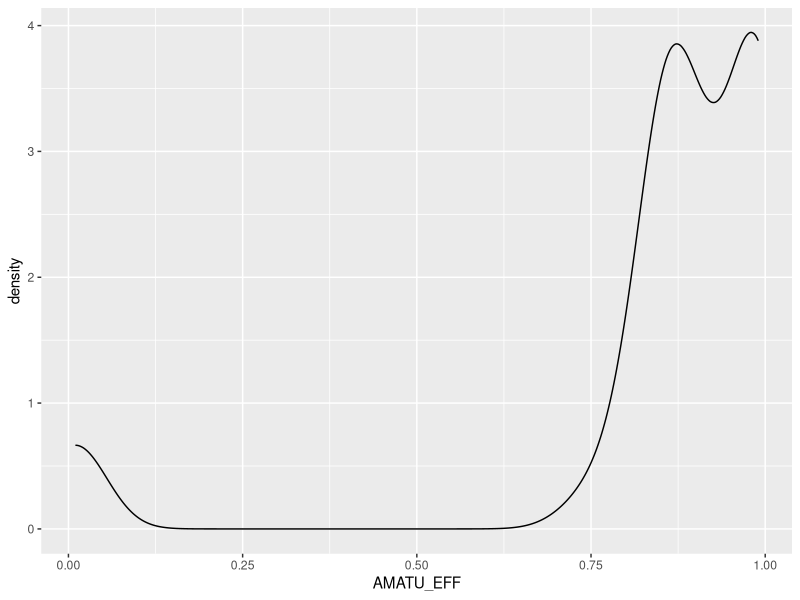
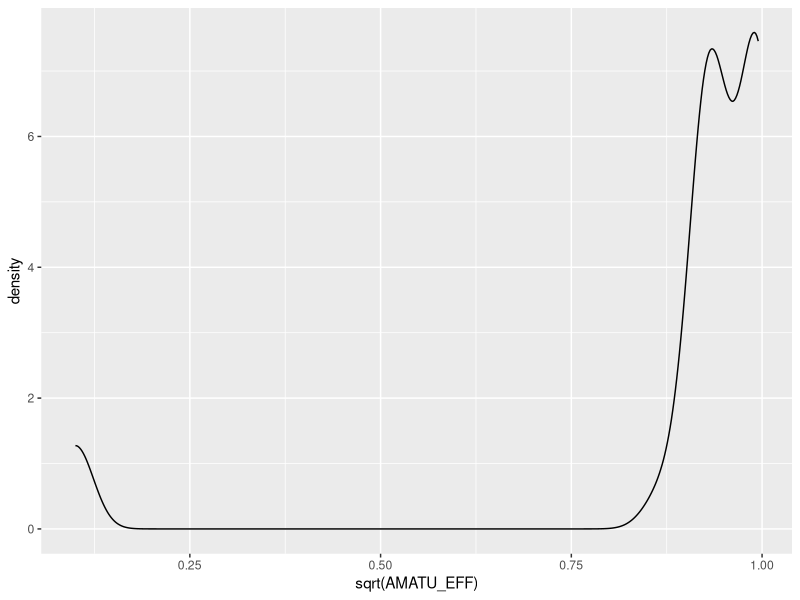
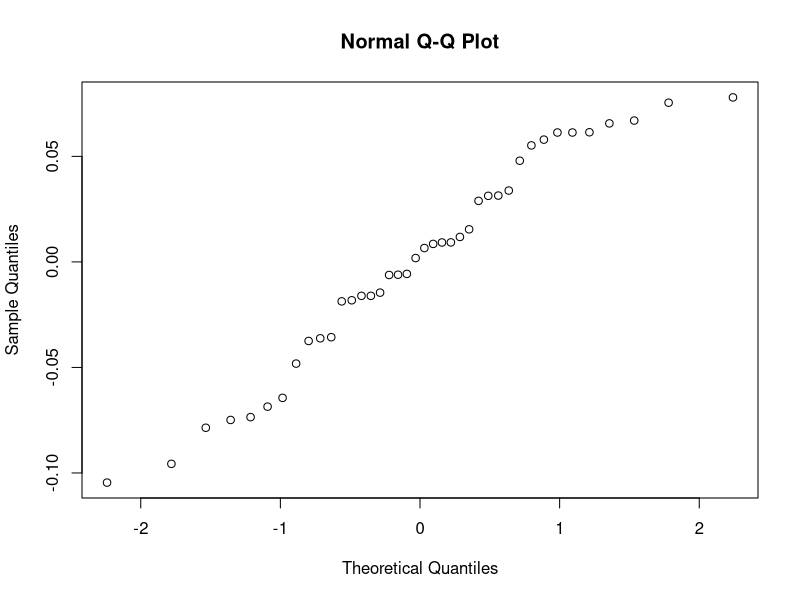
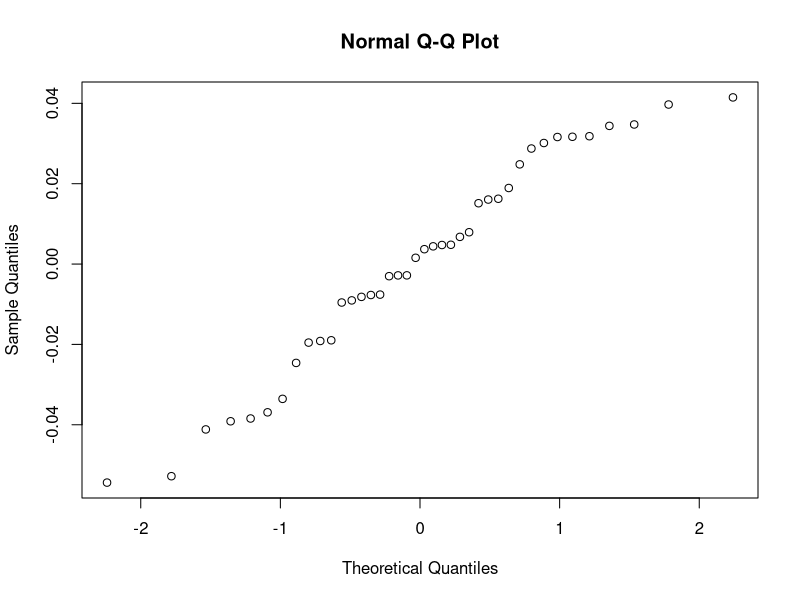
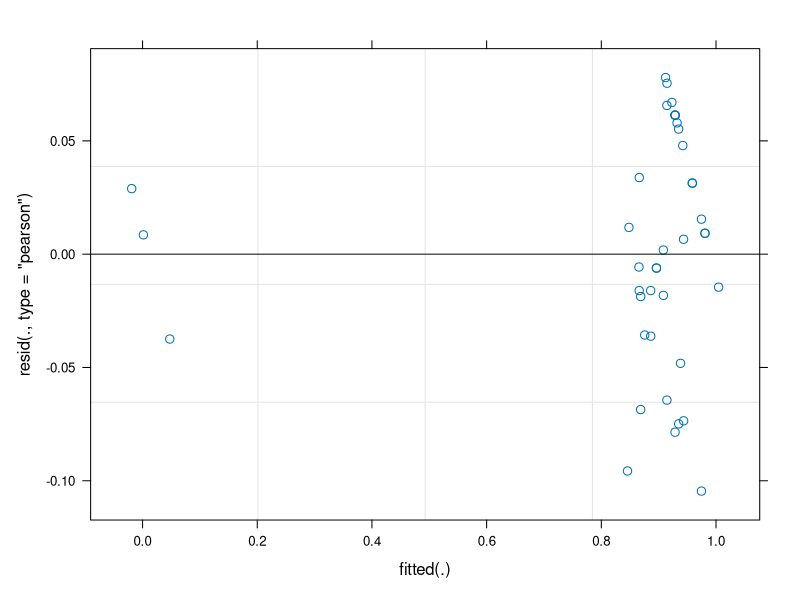
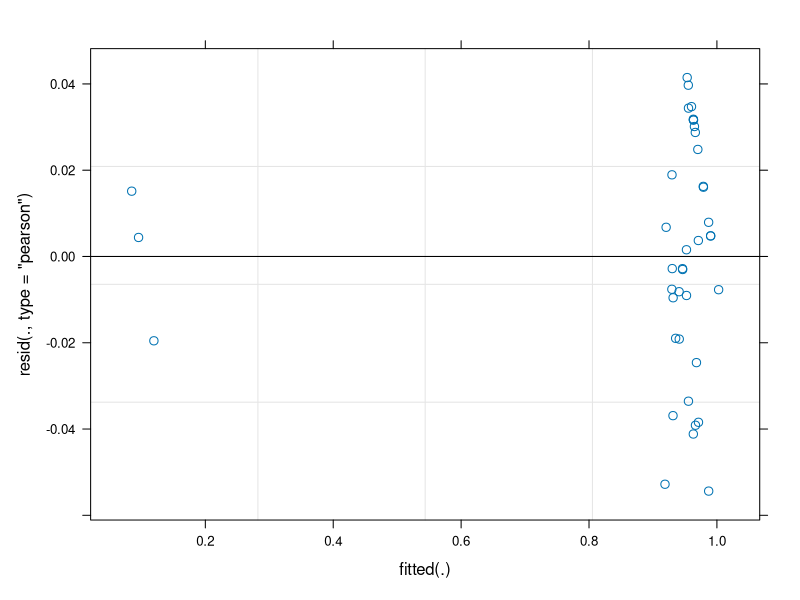
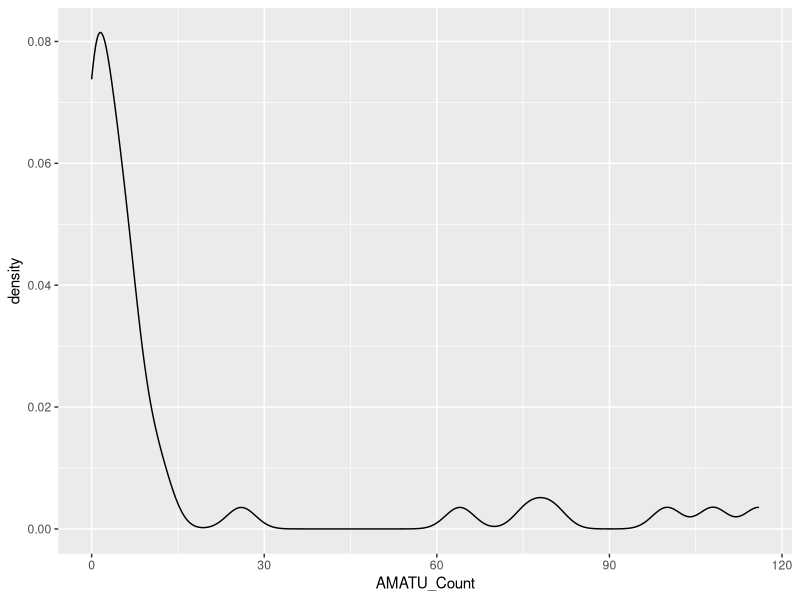
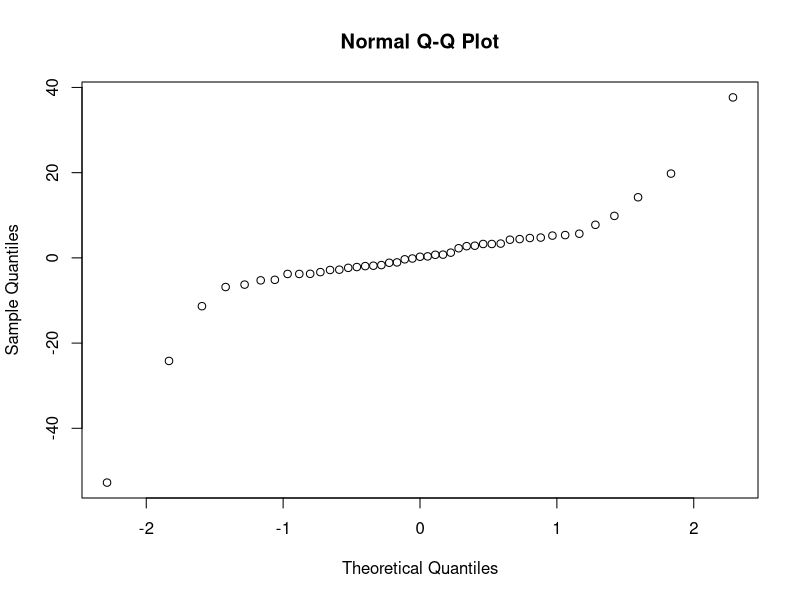

These figures' R source, in order: (Note: this script raises an error after producing the figures.)
## ---- chunk 1
library(car)
library(ggplot2)
library(emmeans)
library(lme4)
library(lmerTest)
library(tidyverse)
library(glmmTMB)
library(multcomp)
library(multcompView)
## ---- chunk 2
getwd()
data1= read.csv(file="ShawnoHerb.csv")
str(data1)
## ---- chunk 3
data1= data1 %>%
  mutate(Rep = as.factor(Rep),
         Treatment = as.factor(Treatment),
         AMATU_Count= (AMATU_1 + AMATU_2)*2,#converted to 1m^2
         AMATU_EFF= round(AMATU_EFF/100,2),
         AMATU_EFF= case_when(
           AMATU_EFF == 1.00 ~ 0.99,
           AMATU_EFF == 0.00 ~ 0.01,
           TRUE ~ AMATU_EFF),
         CHEAL_EFF= round(CHEAL_EFF/100,2),
         CHEAL_EFF= case_when(
           CHEAL_EFF == 1.00 ~ 0.99,
           CHEAL_EFF == 0.00 ~ 0.01,
           TRUE ~ CHEAL_EFF))%>%
  filter(!is.na(AMATU_Count))

data2= data1 %>%
  filter(!Herb == "Nontreated") %>%
  filter(!is.na(AMATU_EFF))%>%
  filter(!is.na(CHEAL_EFF))%>%
  filter(!is.na(AMATU_Bio))

## ---- chunk 4
# trying to figure out if I need to change analysis for the distribution
ggplot(data2, aes(x= AMATU_EFF))+
  geom_density()

ggplot(data2, aes(x= sqrt(AMATU_EFF)))+
  geom_density()

AMATU_EFF.1= lmer(AMATU_EFF ~ Herb + (1|Rep), data= data2)
AMATU_EFF.2= lmer(sqrt(AMATU_EFF) ~ Herb + (1|Rep), data= data2)
AMATU_EFF.3= lmer(sqrt(AMATU_EFF) ~ Herb + (1|Rep), data= data2)

qqnorm(resid(AMATU_EFF.1))
qqnorm(resid(AMATU_EFF.2))

plot(AMATU_EFF.1)
plot(AMATU_EFF.2)




## ---- chunk 5
#AMATU_EFF= glmmTMB(AMATU_EFF ~ Herb + (1|Rep), beta_family(link = "logit"), data= data1)
AMATU_EFF= glmmTMB(logit(AMATU_EFF) ~ Herb + (1|Rep), family = "gaussian", data= data2)

glmmTMB:::Anova.glmmTMB(AMATU_EFF)
#Herbicide significant

summary(AMATU_EFF)
## ---- chunk 6
AMATU_EFF_means= emmeans(AMATU_EFF, ~ Herb, contr="pairwise", type= "response", adjust="none", alpha= 0.05)

AMATU_EFF_cld <- cld(AMATU_EFF_means$emmean, alpha=0.05, Letters=letters, adjust="none", sort=TRUE, reverse=TRUE)
## ---- chunk 7
AMATU_EFF_Fig= ggplot(AMATU_EFF_cld, aes(x= Herb, y= response*100, color= Herb))+
  geom_point(size= 4) +
  geom_text(aes(label= .group), nudge_y = c(5,5,7,8,7,7,10,10,8,10,5), size =7) +
  geom_errorbar(aes(ymin= lower.CL*100, ymax= upper.CL*100, width= 0.4), size= 1)+
  geom_jitter(data= data2, mapping= aes(y=AMATU_EFF*100), alpha=0.2, size= 2) +
  theme(legend.position = "none",
        plot.title = element_text(size= 25),
        axis.text.x = element_text(size = 20),
        axis.text.y = element_text(size = 20),
        axis.title.x = element_text(size = 25),
        axis.title.y = element_text(size = 25)) +
  coord_flip() +
  scale_y_continuous("% Control", breaks= c(0,20,40,60,80,100), limits= c(0,110)) + 
  scale_x_discrete(limits= c("Zidua","Warrant","Valor SX","Tricor DF","Spartan","Pursuit","Outlook","Fierce","Dual II Magnum","Broadaxe XC","Authority Assist")) +
  labs(title = "Waterhemp Efficacy - 50 DAT", x = "PRE Herbicide", y =  "% Control")

AMATU_EFF_Fig <- ggsave("Waterhemp_Efficacy.jpeg", height= 8, width= 12, dpi = 300)

## ---- chunk 8
CHEAL_EFF= glmmTMB(logit(CHEAL_EFF) ~ Herb + (1|Rep), family= "gaussian" ,data= data2)

glmmTMB:::Anova.glmmTMB(CHEAL_EFF)
#Herbicide significant

summary(CHEAL_EFF)
## ---- chunk 9
CHEAL_EFF_means= emmeans(CHEAL_EFF, ~ Herb, contr="pairwise", type= "response", adjust="none", alpha= 0.05)

CHEAL_EFF_cld <- cld(CHEAL_EFF_means$emmean, alpha=0.05, Letters=letters, adjust="none", sort=TRUE, reverse=TRUE)
## ---- chunk 10
CHEAL_EFF_Fig= ggplot(CHEAL_EFF_cld, aes(x= Herb, y= response*100, color= Herb))+
  geom_point(size= 4) +
  geom_text(aes(label= .group), nudge_y = c(5,5,5,5,5,5,5,13,30,26,20), size =7) +
  geom_errorbar(aes(ymin= lower.CL*100, ymax= upper.CL*100, width= 0.4), size=1)+
  geom_jitter(data= data2, mapping= aes(y=CHEAL_EFF*100), alpha=0.2, size= 2) +
  theme(legend.position = "none",
        plot.title = element_text(size= 25),
        axis.text.x = element_text(size = 20),
        axis.text.y = element_text(size = 20),
        axis.title.x = element_text(size = 25),
        axis.title.y = element_text(size = 25)) +
  coord_flip() +
  scale_y_continuous("% Control", breaks= c(0,20,40,60,80,100), limits= c(-1,110)) + 
  scale_x_discrete(limits= c("Zidua","Warrant","Valor SX","Tricor DF","Spartan","Pursuit","Outlook","Fierce","Dual II Magnum","Broadaxe XC","Authority Assist")) +
  labs(title = "Lambsquarters Efficacy - 50 DAT", x = "PRE Herbicide", y =  "% Control")

CHEAL_EFF_Fig <- ggsave("Lambsquarters_Efficacy.jpeg", height= 8, width= 12, dpi = 300)
## ---- chunk 11
ggplot(data1, aes(x= AMATU_Count))+
  geom_density()
## ---- chunk 12
AMATU_Count= lmer(AMATU_Count ~ Herb + (1|Rep), data = data1)

qqnorm(resid(AMATU_Count))
plot(AMATU_Count)

#Sqrt transformation
AMATU_Count1= lmer(sqrt(AMATU_Count) ~ Herb + (1|Rep), data= data1)

qqnorm(resid(AMATU_Count1))
plot(AMATU_Count1)
#assumptions for normality and homogenous variance of residuals better met

anova(AMATU_Count1)

#Poisson distribution
AMATU_Count2= glmmTMB(AMATU_Count~ Herb + (1|Rep), data = data1, family = poisson(link="log"))

glmmTMB:::Anova.glmmTMB(AMATU_Count2)
#Herbicide was significant
## ---- chunk 13
AMATU_Count_means= emmeans(AMATU_Count2, ~ Herb, contr="pairwise", type= "response", adjust="none", alpha= 0.05)

AMATU_Count_cld <- cld(AMATU_Count_means$emmean, alpha=0.05, Letters=letters, adjust="none", sort=TRUE, reverse=FALSE)
## ---- chunk 14

label.text = bquote('Waterhemp Density'~(Plants~m^-2))

AMATU_Count_Fig= ggplot(AMATU_Count_cld, aes(x= Herb, y= rate, color= Herb))+
  geom_point(size= 4) +
  geom_text(aes(label= .group), nudge_y = c(10,10,10,10,10,15,10,10,10,10,37,55), size = 7) +
  geom_errorbar(aes(ymin= lower.CL, ymax= upper.CL, width= 0.4), size= 1)+
  geom_jitter(data= data1, mapping= aes(y=AMATU_Count), alpha=0.2, size= 2) +
  theme(legend.position = "none",
        plot.title = element_text(size= 25),
        axis.text.x = element_text(size = 20),
        axis.text.y = element_text(size = 20),
        axis.title.x = element_text(size = 25),
        axis.title.y = element_text(size = 25)) +
  coord_flip() +
  scale_y_continuous(label.text, breaks= c(0,30,60,90,120,150), limits= c(-1,160)) + 
  scale_x_discrete(limits= c("Zidua","Warrant","Valor SX","Tricor DF","Spartan","Pursuit","Outlook","Fierce","Dual II Magnum","Broadaxe XC","Authority Assist", "Nontreated")) +
  labs(title = "Waterhemp Density - 50 DAT", x = "PRE Herbicide")

AMATU_Count_Fig<- ggsave("Waterhemp_Density.jpeg", height= 8, width= 12, dpi = 300)
## ---- chunk 15
bio.mod= lmer(AMATU_Bio ~ Herb + (1|Rep), data= data1)

qqnorm(resid(bio.mod))
plot(bio.mod)


bio.mod1= lmer(sqrt(AMATU_Bio) ~ Herb + (1|Rep), data= data1)

qqnorm(resid(bio.mod1))
plot(bio.mod1)
#assumptions better met with sqrt transformation
## ---- chunk 16
anova(bio.mod1)
#herbicide significant
## ---- chunk 17
AMATU_Bio_means= lsmeans(bio.mod1, ~ Herb, contr="pairwise", type= "response", adjust="none", alpha= 0.05)

AMATU_Bio_cld <- cld(AMATU_Bio_means$lsmeans, alpha=0.05, Letters=letters, adjust="none", sort=TRUE, reverse=FALSE)
## ---- chunk 18
label.text1 = bquote('Waterhemp Biomass'~(g~m^-2))

AMATU_Bio_Fig= ggplot(AMATU_Bio_cld, aes(x= Herb, y= response, color= Herb))+
  geom_point(size= 4) +
  geom_text(aes(label= .group), nudge_y = c(5,5,5,5,7,5,8,7,8,8,17,25), size = 7) +
  geom_errorbar(aes(ymin= lower.CL, ymax= upper.CL, width= 0.4), size= 1)+
  geom_jitter(data= data1, mapping= aes(y=AMATU_Bio, alpha=0.2), size= 2) +
  theme(legend.position = "none",
        plot.title = element_text(size= 25),
        axis.text.x = element_text(size = 20),
        axis.text.y = element_text(size = 20),
        axis.title.x = element_text(size = 25),
        axis.title.y = element_text(size = 25)) +
  coord_flip() +
  scale_y_continuous(label.text1, breaks= c(0,20,40,60,80), limits= c(-1,85)) + 
  scale_x_discrete(limits= c("Zidua","Warrant","Valor SX","Tricor DF","Spartan","Pursuit","Outlook","Fierce","Dual II Magnum","Broadaxe XC","Authority Assist", "Nontreated")) +
  labs(title = "Waterhemp Biomass - 50 DAT", x = "PRE Herbicide")

AMATU_Bio_Fig <- ggsave("Waterhemp_Biomass.jpeg", height= 8, width= 12, dpi = 300)
